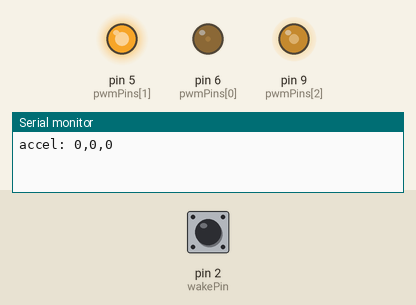
Simulated run of this sketch. Board: Arduino Uno, built with avr-gcc and run on an emulated ATmega328P. Parts: output pins drawn as LEDs (lit = HIGH), the last lines printed to the serial monitor. The test bench sets the inputs (shaded band); at power-on: pin 2 (wakePin) HIGH. Sleep ends after the set time or at an interrupt; pins used as bus, display or sensor lines are not drawn.

Above: at 0.1 s.
At 3.01 s:
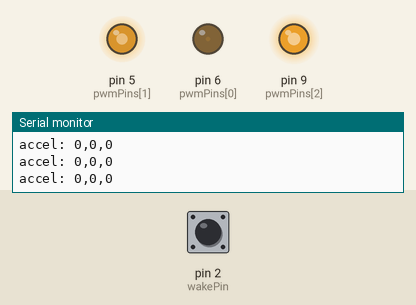
At 6.09 s:
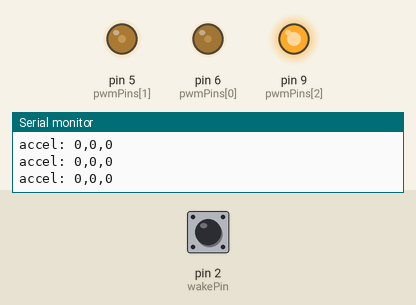
At 9.17 s:
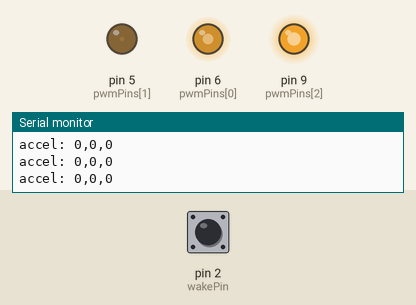
At 10.8 s:
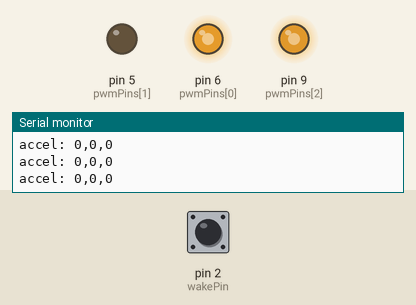
At 12.2 s:
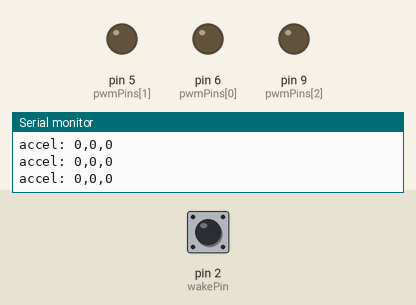
Timing chart, 0 to 13.7 s (numbered marks = the images above):
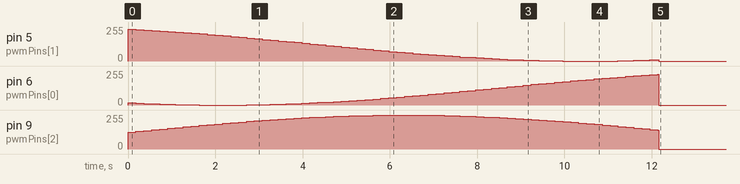

Measured:
- by itself, pin 9 (pwmPins[2]): rises from 0/255 to 254/255 in 6.0 s, then falls to 0/255 in 6.2 s
- by itself, pin 6 (pwmPins[0]): 0/255 → 16/255 at 0.00 s, → 13/255 0.18 s later, → 11/255 0.18 s later, → 8/255 0.18 s later, … (64 changes in this stretch)
- by itself, pin 5 (pwmPins[1]): 0/255 → 237/255 at 0.00 s, → 234/255 0.18 s later, → 231/255 0.18 s later, → 227/255 0.18 s later, … (63 changes in this stretch)

The sketch:

cma3000_Rainbow.ino
```cpp
#include <avr/sleep.h>

//Add the SPI library so we can communicate with the CMA3000 sensor
#include <SPI.h>

#define RELEASE_MODE 1
#define ENABLE_SLEEP 1

#define DEBUG_ACCEL  1
#define DEBUG_SLEEP 0


//
// pins defined
//
// wake up pins
const int wakePin = 2;

const int ledPin = 13;

#define REDID    0
#define GREENID  1
#define BLUEID   2
#define MIN_COLOR REDID
#define MAX_COLOR BLUEID

int colorID = REDID;

const int pwmPinCnt = 3;
const int pwmPins[pwmPinCnt] = {
  6, 5, 9};

int brightness = 5;    // how bright the LED is
int fadeAmount = 5;    // how many points to fade the LED by

//
// length of pulse in period over 1024
//
#define PWM_MIN_VAL  0
#define PWM_MAX_VAL  255
#define PWM_DEF_VAL  ((int)((PWM_MAX_VAL+PWM_MIN_VAL)/2.0))
int pwmDutyCycle[pwmPinCnt] = {
  PWM_DEF_VAL, PWM_DEF_VAL, PWM_DEF_VAL};

// modulating background color
//float oSpeed = .000075;
float oSpeed = 0.00025;

const float rOffset = PWM_DEF_VAL/(float)PWM_MAX_VAL;
const float gOffset = PWM_DEF_VAL/(float)PWM_MAX_VAL;
const float bOffset = PWM_DEF_VAL/(float)PWM_MAX_VAL;

int rValue = PWM_MAX_VAL;
int gValue = PWM_MAX_VAL;
int bValue = PWM_MAX_VAL;

const unsigned long wakeDuration = 12000; // 12 seconds

int sleepStatus = 0;  // variable to store a request for sleep
unsigned long wakeTime = 0;

//Assign the Chip Select signal to pin 10.
int CS=10;

#define RANGE_2G  1

// 56 counts/G for 2G, 14 counts/G for 8G
#if RANGE_2G
#define COUNTS_PER_G  56
#else
#define COUNTS_PER_G  14
#endif

#define DELAY_TIME  150


// CMA3000 Registers
#define WHO_AM_I 0x00  // Identification register
#define REVID 0x01     // ASIC revision ID, fixed in metal
#define CTRL 0x02      // Configuration (por, operation modes)
#define STATUS 0x03    // Status (por, EEPROM parity)
#define RSTR 0x04      // Reset Register
#define INT_STATUS 0x05 // Interrupt status register
#define DOUTX 0x06     // X channel output data register
#define DOUTY 0x07     // Y channel output data register
#define DOUTZ 0x08     // Z channel output data register
#define MDTHR 0x09     // Motion detection threshold value register
#define MDFFTMR 0x0A   // Free fall and motion detection time register
#define FFTHR 0x0B     // Free fall threshold value register
#define I2C_ADDR 0x0C  // I2C device address
// 0Dh-19h Reserved

// Control Register setup
#define G_RANGE_2 0x80 // 2g range
#define INT_LEVEL_LOW 0x40 // INT active low
#define MDET_NO_EXIT 0x20 // Remain in motion detection mode
#define I2C_DIS 0x10 // I2C disabled
#define MODE_PD 0x00 // Power Down
#define MODE_100 0x02 // Measurement mode 100 Hz ODR
#define MODE_400 0x04 // Measurement mode 400 Hz ODR
#define MODE_40 0x06 // Measurement mode 40 Hz ODR
#define MODE_MD_10 0x08 // Motion detection mode 10 Hz ODR
#define MODE_FF_100 0x0A // Free fall detection mode 100 Hz ODR
#define MODE_FF_400 0x0C // Free fall detection mode 400 Hz ODR
#define INT_DIS 0x01 // Interrupts enabled

// Interrupt Status Register
#define FFDET  0x04
#define MDET_MSK     0x03
#define MDET_NONE    0x00
#define MDET_X_AXIS  0x01
#define MDET_Y_AXIS  0x02
#define MDET_Z_AXIS  0x03

// FUNCTION PROTOTYPES
unsigned char readRegister(unsigned char registerAddress);
unsigned char writeRegister(unsigned char registerAddress, unsigned char Data);

//This buffer will hold values read from the ADXL345 registers.
//char values[10];
//char output[20];
char intStatus=0;

int revID;
//These variables will be used to hold the x,y and z axis accelerometer values.
int x,y,z;
double xg, yg, zg;

void wakeUpNow()
{
  // execute code here after wake-up before returning to the loop() function
  // timers and code using timers (serial.print and more...) will not work here.
  // we don't really need to execute any special functions here, since we
  // just want the thing to wake up
}

void setup() {
  pinMode(wakePin, INPUT);
  digitalWrite(wakePin, HIGH);  // enable weak pullup

  pinMode(ledPin, OUTPUT);
  digitalWrite(ledPin, HIGH);

  for (int i=0; i<pwmPinCnt; i++) {
    pinMode(pwmPins[i],OUTPUT);
  }

  wakeTime = millis();  // initalize wake time

#if RELEASE_MODE
  // disable unused things
  ADCSRA &= ~(0x80);  // disable the ADC

  // could disable the Analog Comparitor (did not see power savings)
  //ADCSRB &= ~(0x40);  // make sure the Analog Comparator is not trying to use ADC MUX
  //ACSR |= 0x80;       // disable the Analog Comparator
  //ACSR &= ~(0x40);    // make sure the AC is not using the internal ref

  // could disable digital input circuitry on ADC and AC pins
  //DIDR0 = 0x30;  // ADC5D-ADC4D (we are using A0-A3 for leds)
  //DIDR1 = 0x03;  // AIN1D-AIN0D
#endif

  //Initiate an SPI communication instance.
  SPI.begin();
  //Configure the SPI connection for the CMA3000.
  SPI.setDataMode(SPI_MODE0);
  //Create a serial connection to display the data on the terminal.
  Serial.begin(57600);

  //Set up the Chip Select pin to be an output from the Arduino.
  pinMode(CS, OUTPUT);
  //Before communication starts, the Chip Select pin needs to have pull up enabled.
  digitalWrite(CS, HIGH);

  pinMode(2, INPUT);
  digitalWrite(2, HIGH);

  revID = readRegister(REVID); // Read REVID register
  delayMicroseconds(44);

  // setup motion detection
  writeRegister(MDTHR, 0x10);    // 286 mg
  delayMicroseconds(44);
  writeRegister(MDFFTMR, 0x10);  // 100ms
  delayMicroseconds(44);

  // Activate measurement mode: 2g/400Hz, force SPI only comm, interrupts active low
#if RANGE_2G
  writeRegister(CTRL, (G_RANGE_2 | INT_LEVEL_LOW | I2C_DIS | MODE_400)); // Activate measurement mode: 2g/400Hz
#else
  writeRegister(CTRL, (INT_LEVEL_LOW | I2C_DIS | MODE_400)); // Activate measurement mode: 8g/400Hz
#endif
  delayMicroseconds(44);

  // Dummy read to generate first INT pin Lo to Hi
  // transition in all situations, also while debugging
  x = readRegister(DOUTX);

  //Create an interrupt that will trigger when a motion event is detected.
  //attachInterrupt(0, accelEvent, FALLING);
}

void accelEvent()
{
  // TODO check what the actual event is
  intStatus = readRegister(INT_STATUS);
}

void loop(){
  unsigned char intStatus = 0;

  x = readRegister(DOUTX); // Read DOUTX register
  delayMicroseconds(44);
  y = readRegister(DOUTY); // Read DOUTY register
  delayMicroseconds(44);
  z = readRegister(DOUTZ); // Read DOUTZ register
  //delayMicroseconds(44);

  // convert from 2s complement
  if (0x80 & x) {
    x = x-0xff;
  }
  if (0x80 & y) {
    y = y-0xff;
  }
  if (0x80 & z) {
    z = z-0xff;
  }

  //Convert the accelerometer value to G's.
  xg = x / (float)COUNTS_PER_G;
  yg = y / (float)COUNTS_PER_G;
  zg = z / (float)COUNTS_PER_G;

  if(intStatus > 0) {
    if(FFDET & intStatus) {
      Serial.println("FFDET");
      Serial.print(x);
      Serial.print(',');
      Serial.print(y);
      Serial.print(',');
      Serial.println(z);
    }

    if (MDET_MSK & intStatus) {
      Serial.print("MDET: ");
      intStatus &= MDET_MSK;
      if (MDET_X_AXIS == intStatus) {
        Serial.println("X");
      }
      else if (MDET_Y_AXIS == intStatus) {
        Serial.println("Y");
      }
      else if (MDET_Z_AXIS == intStatus) {
        Serial.println("Z");
      }
    }
    detachInterrupt(0);
    delay(500);
    attachInterrupt(0, accelEvent, FALLING);

    intStatus=0;
  }

#if DEBUG_ACCEL
  //Print the results to the terminal.
  Serial.print("accel: ");
  Serial.print(x, DEC);
  Serial.print(',');
  Serial.print(y, DEC);
  Serial.print(',');
  Serial.println(z, DEC);
#endif

  // set the brightness of led pin:
  updateColor();
  analogWrite(pwmPins[REDID], rValue);
  analogWrite(pwmPins[GREENID], gValue);
  analogWrite(pwmPins[BLUEID], bValue);

#if DEBUG
  Serial.print(rValue);
  Serial.print(", ");
  Serial.print(gValue);
  Serial.print(", ");
  Serial.println(bValue);
#endif
  // wait for 30 milliseconds to see the dimming effect
  delay(30);
  if ((millis() - wakeTime) >= wakeDuration) {
#if DEBUG_SLEEP
    Serial.println("Entering Sleep mode");
    delay(100);     // this delay is needed, the sleep
    //function will provoke a Serial error otherwise!!
#endif
#if ENABLE_SLEEP
    sleepNow();     // sleep function called here
#endif
  }

  delay(DELAY_TIME);
}

void sleepNow()         // here we put the arduino to sleep
{
  // turn off all leds
  for (int i=0; i<pwmPinCnt; i++) {
    digitalWrite(pwmPins[i], LOW);
  }

  /* Time to set the sleep mode.
   *
   * The 5 different modes are:
   *     SLEEP_MODE_IDLE         -the least power savings
   *     SLEEP_MODE_ADC
   *     SLEEP_MODE_PWR_SAVE
   *     SLEEP_MODE_STANDBY
   *     SLEEP_MODE_PWR_DOWN     -the most power savings
   *
   * We want as much power savings as possible, so we use
   * sleep mode: SLEEP_MODE_PWR_DOWN
   */
  set_sleep_mode(SLEEP_MODE_PWR_DOWN);   // sleep mode is set here

  sleep_enable();          // enables the sleep bit in the mcucr register
  // so sleep is possible. just a safety pin

  /* Now to enable an interrupt. Do it here so if pushed when
   * running it doesn't interrupt the running program.
   *
   * In the function call attachInterrupt(A, B, C)
   * A   can be either 0 or 1 for interrupts on pin 2 or 3.
   *
   * B   Name of a function you want to execute at interrupt for A.
   *
   * C   Trigger mode of the interrupt pin. can be:
   *             LOW        a low level triggers
   *             CHANGE     a change in level triggers
   *             RISING     a rising edge of a level triggers
   *             FALLING    a falling edge of a level triggers
   *
   * In all but the IDLE sleep modes only LOW can be used.
   */

  attachInterrupt(0,wakeUpNow, FALLING);

  sleep_mode();            // here the device is actually put to sleep!!
  // THE PROGRAM CONTINUES FROM HERE AFTER WAKING UP

  // recorde the current time immediatly after wake up
  wakeTime = millis();

  sleep_disable();         // first thing after waking from sleep: disable sleep...

  detachInterrupt(0);    // disables interrupt 0 on pin 2 so the
  // wakeUpNow code will not be executed
  // during normal running time.

#if DEBUG_SLEEP
  delay(50);
  Serial.print("s: ");
  delay(100);
  Serial.println(wakeTime);
  delay(150);
#endif
}

void updateColor() {
  float tm = (float) millis() * oSpeed;

  bValue = (int)constrain((PWM_MAX_VAL*(sin(tm)/2+rOffset)), PWM_MIN_VAL, PWM_MAX_VAL);
  gValue = (int)constrain((PWM_MAX_VAL*(sin(tm+TWO_PI/3)/2+gOffset)), PWM_MIN_VAL, PWM_MAX_VAL);
  rValue = (int)constrain((PWM_MAX_VAL*(sin(tm+2*TWO_PI/3)/2+bOffset)), PWM_MIN_VAL, PWM_MAX_VAL);
}

// Write a byte to the acceleration sensor
unsigned char writeRegister(unsigned char registerAddress, unsigned char value)
{
  unsigned char result = 0;

  registerAddress <<= 2; // Address to be shifted left by 2
  registerAddress |= 0x02; // RW bit to be set

  //Set Chip Select pin low to signal the beginning of an SPI packet.
  digitalWrite(CS, LOW);
  //Transfer the register address over SPI.
  SPI.transfer(registerAddress);
  //Transfer the desired register value over SPI.
  SPI.transfer(value);
  //Set the Chip Select pin high to signal the end of an SPI packet.
  digitalWrite(CS, HIGH);

  return result;
}

// Read a byte from the acceleration sensor
unsigned char readRegister(unsigned char registerAddress)
{
  unsigned char result = 0;

  registerAddress <<= 2; // Address to be shifted left by 2 and RW bit to be reset

  //Set the Chip select pin low to start an SPI packet.
  digitalWrite(CS, LOW);
  //Transfer the starting register address that needs to be read.
  SPI.transfer(registerAddress);
  //Continue to read the data value fo the register
  result = SPI.transfer(0x00);
  //Set the Chips Select pin high to end the SPI packet.
  digitalWrite(CS, HIGH);

  // Return new data from RX buffer
  return result;
}
```
